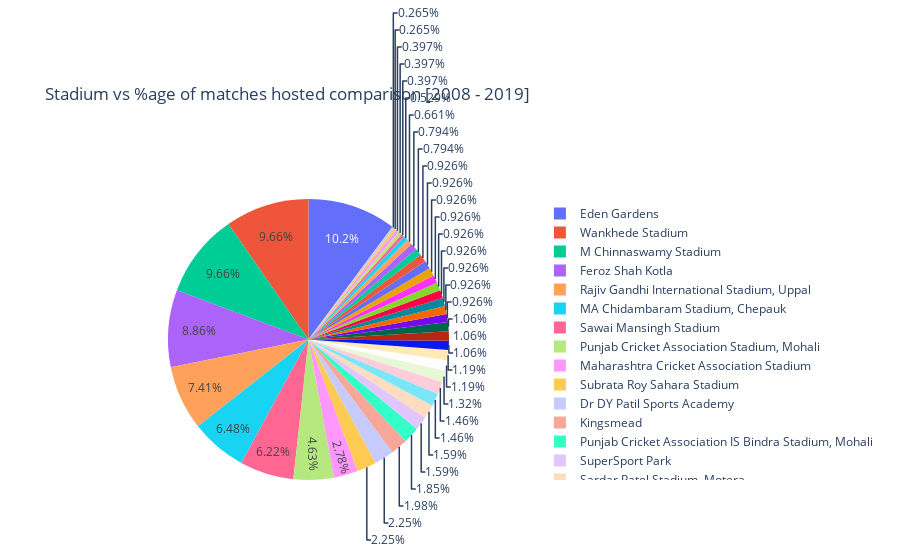

Notebook source saved alongside this figure:
### Code cell
# Pie Chart
fig = px.pie( venues_data , values='%age of Matches hosted', names='Stadium', title = 'Stadium vs %age of matches hosted comparison [2008 - 2019]'  )
fig.show()

### Figure 1 — Plotly figure (JSON) as saved in the notebook; plotly's stock layout.template omitted (floating-point values rounded to 4 significant figures)
{"data": [{"domain": {"x": [0, 1], "y": [0, 1]}, "hovertemplate": "Stadium=%{label}<br>%age of Matches hosted=%{value}<extra></extra>", "labels": ["Eden Gardens", "Wankhede Stadium", "M Chinnaswamy Stadium", "Feroz Shah Kotla", "Rajiv Gandhi International Stadium, Uppal", "MA Chidambaram Stadium, Chepauk", "Sawai Mansingh Stadium", "Punjab Cricket Association Stadium, Mohali", "Maharashtra Cricket Association Stadium", "Subrata Roy Sahara Stadium", "Dr DY Patil Sports Academy", "Kingsmead", "Punjab Cricket Association IS Bindra Stadium, Mohali", "SuperSport Park", "Sardar Patel Stadium, Motera", "Brabourne Stadium", "Dr. Y.S. Rajasekhara Reddy ACA-VDCA Cricket Stadium", "Saurashtra Cricket Association Stadium", "Holkar Cricket Stadium", "Himachal Pradesh Cricket Association Stadium", "New Wanderers Stadium", "M. A. Chidambaram Stadium", "Rajiv Gandhi Intl. Cricket Stadium", "Sheikh Zayed Stadium", "Barabati Stadium", "Feroz Shah Kotla Ground", "Dubai International Cricket Stadium", "IS Bindra Stadium", "JSCA International Stadium Complex", "Newlands", "M. Chinnaswamy Stadium", "St George's Park", "Sharjah Cricket Stadium", "Shaheed Veer Narayan Singh International Stadium", "Nehru Stadium", "Green Park", "Buffalo Park", "Vidarbha Cricket Association Stadium, Jamtha", "De Beers Diamond Oval", "OUTsurance Oval", "ACA-VDCA Stadium"], "legendgroup": "", "name": "", "showlegend": true, "type": "pie", "values": [77, 73, 73, 67, 56, 49, 47, 35, 21, 17, 17, 15, 14, 12, 12, 11, 11, 10, 9, 9, 8, 8, 8, 7, 7, 7, 7, 7, 7, 7, 7, 7, 6, 6, 5, 4, 3, 3, 3, 2, 2]}], "layout": {"legend": {"tracegroupgap": 0}, "title": {"text": "Stadium vs %age of matches hosted comparison [2008 - 2019]"}}}
